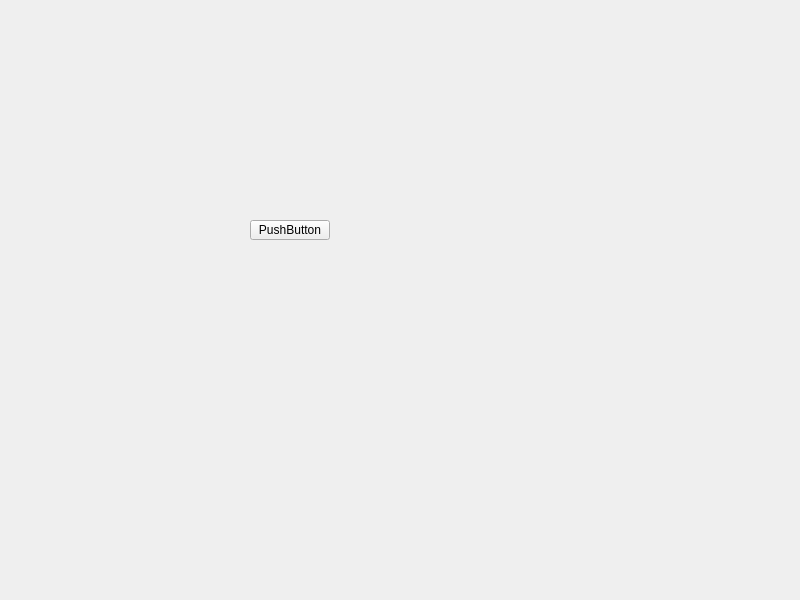
<?xml version="1.0" encoding="UTF-8"?>
<ui version="4.0">
 <class>Widget</class>
 <widget class="QWidget" name="Widget">
  <property name="geometry">
   <rect>
    <x>0</x>
    <y>0</y>
    <width>800</width>
    <height>600</height>
   </rect>
  </property>
  <property name="windowTitle">
   <string>Widget</string>
  </property>
  <widget class="QPushButton" name="pushButton">
   <property name="geometry">
    <rect>
     <x>250</x>
     <y>220</y>
     <width>80</width>
     <height>20</height>
    </rect>
   </property>
   <property name="text">
    <string>PushButton</string>
   </property>
  </widget>
 </widget>
 <resources/>
 <connections/>
</ui>
